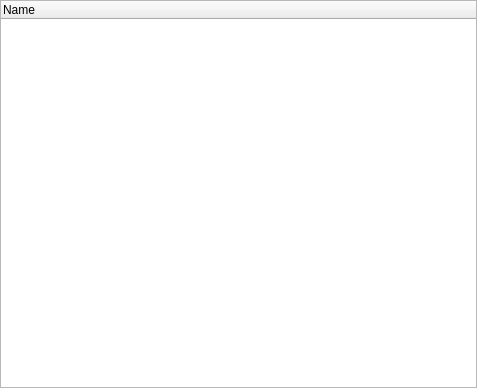
<?xml version="1.0" encoding="UTF-8"?>
<ui version="4.0">
 <class>UITripletList</class>
 <widget class="QWidget" name="UITripletList">
  <property name="geometry">
   <rect>
    <x>0</x>
    <y>0</y>
    <width>477</width>
    <height>388</height>
   </rect>
  </property>
  <property name="windowTitle">
   <string>Form</string>
  </property>
  <layout class="QVBoxLayout" name="verticalLayout">
   <property name="spacing">
    <number>0</number>
   </property>
   <property name="leftMargin">
    <number>0</number>
   </property>
   <property name="topMargin">
    <number>0</number>
   </property>
   <property name="rightMargin">
    <number>0</number>
   </property>
   <property name="bottomMargin">
    <number>0</number>
   </property>
   <item>
    <widget class="QTreeWidget" name="treeWidget">
     <property name="indentation">
      <number>8</number>
     </property>
     <property name="uniformRowHeights">
      <bool>true</bool>
     </property>
     <column>
      <property name="text">
       <string>Name</string>
      </property>
     </column>
    </widget>
   </item>
  </layout>
 </widget>
 <resources/>
 <connections/>
</ui>
